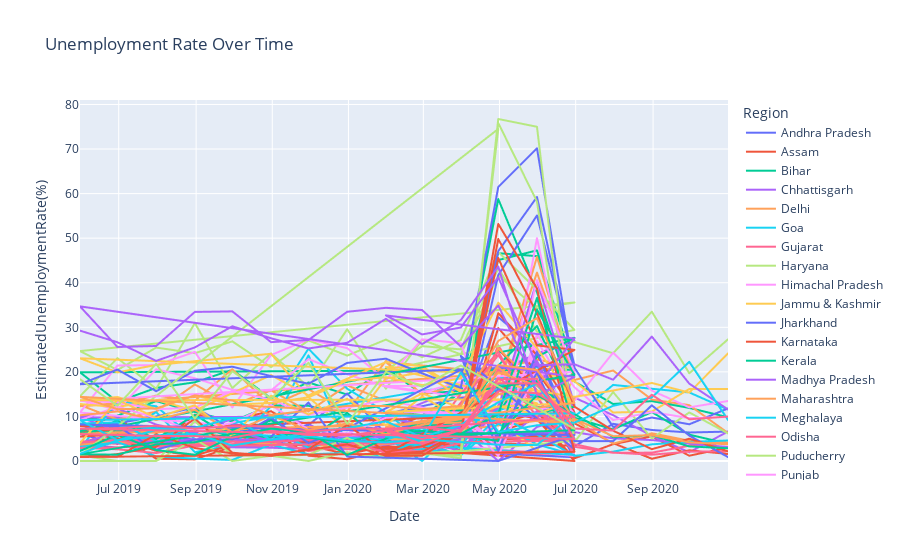

Write notebook code for a chart like this one.
### Markdown cell above
# Exploratory Data Analysis (EDA)

### Code cell
# Unemployment Rate Over Time
fig = px.colors.qualitative.swatches()
fig = px.line(df, x='Date', y='EstimatedUnemploymentRate(%)', color='Region', title='Unemployment Rate Over Time', )
fig.show()
